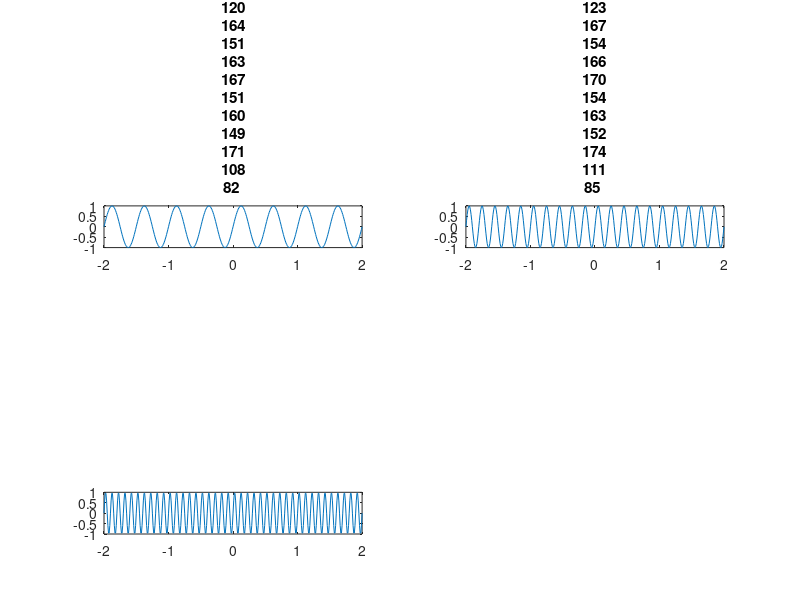

Recreate this plot in MATLAB. (Note: this script raises an error after producing the figure.)
frequency = [2, 5, 10, 20];
t = -2:0.01:2;
for i = 1:4
    y = sin(2*pi*frequency(i)*t);
    subplot(2,2,i), plot(t,y) 
    title("Frequency: " + num2str(frequency(i)))
end
